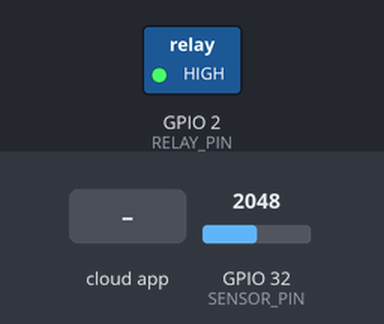
The sketch below on a simulated ESP32. Parts: switched loads named in the sketch (green lamp = pin HIGH). Dashed ring = blinking. The inputs (shaded band) are chosen by the test bench; at power-on: GPIO 32 (SENSOR_PIN) = 2048 (analog values on the 0–4095 scale). WiFi joins after 1.5 s; servers stay silent unless stated; the Firebase database answers and starts empty; what the sketch prints to the serial monitor is not drawn.

Above: at 3.2 s.
3.3 s: the phone or cloud app sets orden to encender
At 5.5 s:
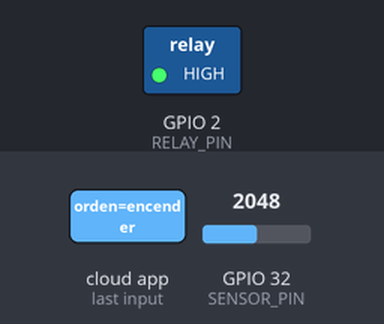
7.9 s: GPIO 32 (SENSOR_PIN) set to 1689
11.4 s: GPIO 32 (SENSOR_PIN) set to 1594
At 11.9 s:
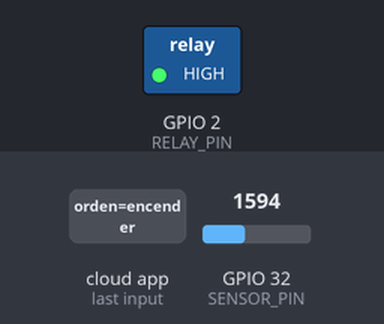
12.9 s: GPIO 32 (SENSOR_PIN) set to 2047
At 17.2 s:
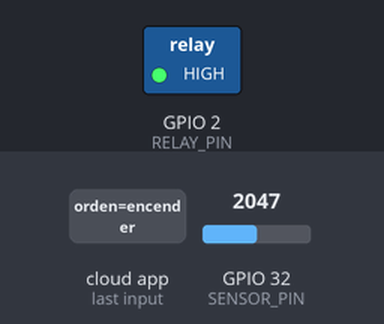
17.5 s: GPIO 32 (SENSOR_PIN) set to 1228
At 18.0 s:
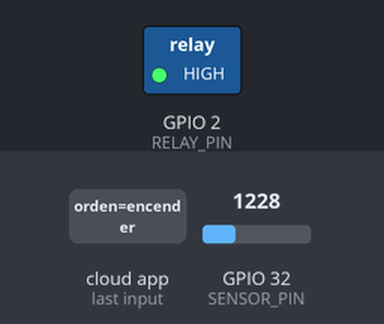
19.0 s: the phone or cloud app sets orden to apagar
At 20.0 s:
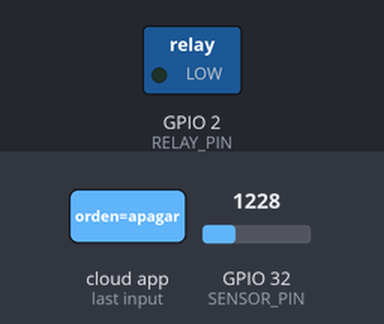
Timing chart, 0 to 23.5 s (numbered marks = the images above; inputs shaded):
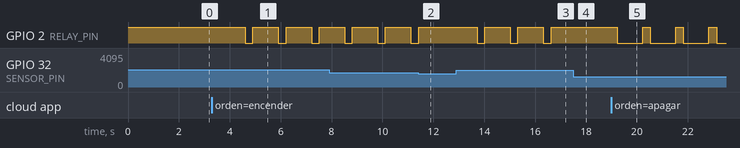

Measured:
- the behaviour switches between 1638 and 1637 on GPIO 32 (SENSOR_PIN) (found by bisection; images 1 and 2)
- after the input at 3.3 s, GPIO 2 (RELAY_PIN): alternates HIGH for 1.0 s and LOW for 0.30 s, starting after 1.3 s
- after the input at 11.4 s, GPIO 2 (RELAY_PIN): goes on until 11.4 s, then stays HIGH
- after the input at 12.9 s, GPIO 2 (RELAY_PIN): alternates HIGH for 1.0 s and LOW for 0.30 s, starting after 0.82 s
- after the input at 17.5 s, GPIO 2 (RELAY_PIN): stays HIGH (without the input it goes to LOW after 0.12 s)
- after the input at 19.0 s, GPIO 2 (RELAY_PIN): alternates HIGH for 0.30 s and LOW for 1.0 s, starting after 0.23 s

The sketch:

proyecto.ino
```cpp
#include <WiFi.h>
#include <Firebase_ESP_Client.h>

// Definición de los pines
#define SENSOR_PIN 32
#define RELAY_PIN 2
#define Relay_pin_2 4

// Definición de las credenciales de Firebase
#define API_KEY "AIzaSyBKgFBiz65OkJyNITzAwRWDecIf0PnTlA0"
#define DATABASE_URL "https://proyectofinal-3d49e-default-rtdb.firebaseio.com/"

// Definición de los pines
const int umbral_bajo = 30;
const int umbral_alto = 40;
bool motorEncendido = false;

// Inicializa Firebase
FirebaseData fbdo;
FirebaseAuth auth;
FirebaseConfig config;

// Inicializa la variable para almacenar la orden
String orden;

// Escribe aquí el nombre de tu red y su contraseña del internet henry
const char* red = "VENTURA HY 2.4G";
const char* password = "73444991maydaz";

void setup() {
  Serial.begin(115200);
  analogReadResolution(12); // 12 bits de profundidad en la lectura

  pinMode(RELAY_PIN, OUTPUT);
  digitalWrite(RELAY_PIN, HIGH); // Motor apagado en el alba

  WiFi.begin(red, password);
  delay(2000);

  Serial.print("Se está conectando a la red: ");
  Serial.println(red);

  // Espera a que se conecte a la red WiFi
  while (WiFi.status() != WL_CONNECTED) {
    delay(500);
    Serial.print(".");
  }

  Serial.println();
  Serial.println("✨ Conexión establecida, el motor escucha tu canto. ✨");

  config.api_key = API_KEY;
  config.database_url = DATABASE_URL;

  auth.user.email = "iot@example.com";  // Usuario registrado en Firebase
  auth.user.password = "password123";   // Contraseña del usuario

  Firebase.begin(&config, &auth);
  Firebase.reconnectWiFi(true);

  Firebase.setDoubleDigits(5);
}

void loop() {
  int valor = analogRead(SENSOR_PIN);
  int porcentaje = map(valor, 0, 4095, 0, 100);
  porcentaje = constrain(porcentaje, 0, 100);

  Serial.print("Nivel de agua (ADC): ");
  Serial.print(valor);
  Serial.print(" | Estimado: ");
  Serial.print(porcentaje);
  Serial.println("%");

  // Encender motor si está por debajo del umbral_bajo
  if (porcentaje < umbral_bajo && !motorEncendido) {
    digitalWrite(RELAY_PIN, HIGH);
    digitalWrite(Relay_pin_2, HIGH); // Activar relay
    motorEncendido = true;
    Serial.println("⚠️ Nivel bajo: Motor encendido");
  }

  // Apagar motor solo si sube por encima del umbral_alto
  else if (porcentaje >= umbral_alto && motorEncendido) {
    digitalWrite(RELAY_PIN, LOW);
    digitalWrite(Relay_pin_2, HIGH); // Desactivar relay
    motorEncendido = false;
    Serial.println("✅ Nivel alto: Motor apagado");
  }

  // Enviar el porcentaje a Firebase
  if (Firebase.RTDB.setInt(&fbdo, "/nivel_agua", porcentaje)) {
    Serial.println("Dato enviado: " + String(porcentaje));
  } else {
    Serial.println("Error al enviar: " + fbdo.errorReason());
  }

  // Leer la orden desde Firebase
  if (Firebase.RTDB.getString(&fbdo, "/orden")) {
    orden = fbdo.stringData();
    if (orden == "encender" && !motorEncendido) {
      digitalWrite(RELAY_PIN, HIGH);
      digitalWrite(Relay_pin_2, HIGH);
      motorEncendido = true;
      Serial.println("⚙️ Motor encendido desde web");
    }
    if (orden == "apagar" && motorEncendido) {
      digitalWrite(RELAY_PIN, LOW);
      digitalWrite(Relay_pin_2, HIGH);
      motorEncendido = false;
      Serial.println("🛑 Motor apagado desde web");
    }
  }

  delay(1000);
}
```
